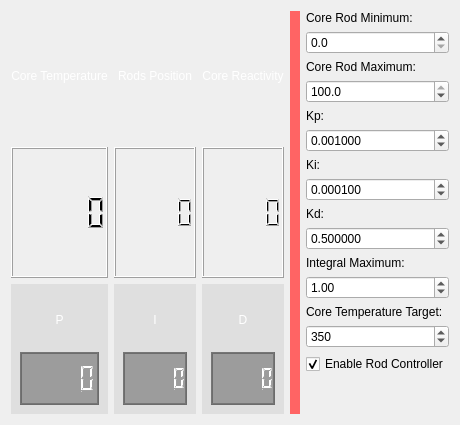
      <widget class="QWidget" name="tabCoreTemp">
       <attribute name="title">
        <string>Core Temperature</string>
       </attribute>
       <layout class="QHBoxLayout" name="horizontalLayout_6">
        <item>
         <layout class="QVBoxLayout" name="verticalLayout_24">
          <item>
           <widget class="QLabel" name="label_41">
            <property name="styleSheet">
             <string notr="true">font: 20pt &quot;Source Code Pro&quot;;
color: white;</string>
            </property>
            <property name="text">
             <string>Core Temperature</string>
            </property>
            <property name="alignment">
             <set>Qt::AlignmentFlag::AlignCenter</set>
            </property>
           </widget>
          </item>
          <item>
           <widget class="QLCDNumber" name="lcdCoreTemp">
            <property name="sizePolicy">
             <sizepolicy hsizetype="Expanding" vsizetype="Minimum">
              <horstretch>0</horstretch>
              <verstretch>0</verstretch>
             </sizepolicy>
            </property>
           </widget>
          </item>
          <item>
           <widget class="QWidget" name="widget_P_Temp" native="true">
            <property name="styleSheet">
             <string notr="true">#widget_P_Temp{
	background: rgba(200,200,200,100);
}</string>
            </property>
            <layout class="QVBoxLayout" name="verticalLayout_42">
             <item>
              <widget class="QLabel" name="label_58">
               <property name="styleSheet">
                <string notr="true">font: 700 20pt &quot;Source Code Pro&quot;;
color: white;</string>
               </property>
               <property name="text">
                <string>P</string>
               </property>
               <property name="alignment">
                <set>Qt::AlignmentFlag::AlignCenter</set>
               </property>
              </widget>
             </item>
             <item>
              <widget class="QLCDNumber" name="lcdPID_TempP">
               <property name="styleSheet">
                <string notr="true">QLCDNumber{
	background: rgba(50, 50, 50, 100);
	font: 15pt &quot;Source Code Pro&quot;;
	color: white;
}</string>
               </property>
              </widget>
             </item>
            </layout>
           </widget>
          </item>
         </layout>
        </item>
        <item>
         <layout class="QVBoxLayout" name="verticalLayout_22">
          <item>
           <widget class="QLabel" name="label_39">
            <property name="styleSheet">
             <string notr="true">font: 20pt &quot;Source Code Pro&quot;;
color: white;</string>
            </property>
            <property name="text">
             <string>Rods Position</string>
            </property>
            <property name="alignment">
             <set>Qt::AlignmentFlag::AlignCenter</set>
            </property>
           </widget>
          </item>
          <item>
           <widget class="QLCDNumber" name="lcdRodPosition">
            <property name="sizePolicy">
             <sizepolicy hsizetype="Expanding" vsizetype="Minimum">
              <horstretch>0</horstretch>
              <verstretch>0</verstretch>
             </sizepolicy>
            </property>
           </widget>
          </item>
          <item>
           <widget class="QWidget" name="widget_I_Temp" native="true">
            <property name="styleSheet">
             <string notr="true">#widget_I_Temp{
	background: rgba(200,200,200,100);
}</string>
            </property>
            <layout class="QVBoxLayout" name="verticalLayout_39">
             <item>
              <widget class="QLabel" name="label_59">
               <property name="styleSheet">
                <string notr="true">font: 700 20pt &quot;Source Code Pro&quot;;
color: white;</string>
               </property>
               <property name="text">
                <string>I</string>
               </property>
               <property name="alignment">
                <set>Qt::AlignmentFlag::AlignCenter</set>
               </property>
              </widget>
             </item>
             <item>
              <widget class="QLCDNumber" name="lcdPID_TempI">
               <property name="styleSheet">
                <string notr="true">QLCDNumber{
	background: rgba(50, 50, 50, 100);
	font: 15pt &quot;Source Code Pro&quot;;
	color: white;
}</string>
               </property>
              </widget>
             </item>
            </layout>
           </widget>
          </item>
         </layout>
        </item>
        <item>
         <layout class="QVBoxLayout" name="verticalLayout_23">
          <item>
           <widget class="QLabel" name="label_40">
            <property name="styleSheet">
             <string notr="true">font: 20pt &quot;Source Code Pro&quot;;
color: white;</string>
            </property>
            <property name="text">
             <string>Core Reactivity</string>
            </property>
            <property name="alignment">
             <set>Qt::AlignmentFlag::AlignCenter</set>
            </property>
           </widget>
          </item>
          <item>
           <widget class="QLCDNumber" name="lcdReactivity">
            <property name="sizePolicy">
             <sizepolicy hsizetype="Expanding" vsizetype="Minimum">
              <horstretch>0</horstretch>
              <verstretch>0</verstretch>
             </sizepolicy>
            </property>
           </widget>
          </item>
          <item>
           <widget class="QWidget" name="widget_D_Temp" native="true">
            <property name="styleSheet">
             <string notr="true">#widget_D_Temp{
	background: rgba(200,200,200,100);
}</string>
            </property>
            <layout class="QVBoxLayout" name="verticalLayout_40">
             <item>
              <widget class="QLabel" name="label_60">
               <property name="styleSheet">
                <string notr="true">font: 700 20pt &quot;Source Code Pro&quot;;
color: white;</string>
               </property>
               <property name="text">
                <string>D</string>
               </property>
               <property name="alignment">
                <set>Qt::AlignmentFlag::AlignCenter</set>
               </property>
              </widget>
             </item>
             <item>
              <widget class="QLCDNumber" name="lcdPID_TempD">
               <property name="styleSheet">
                <string notr="true">QLCDNumber{
	background: rgba(50, 50, 50, 100);
	font: 15pt &quot;Source Code Pro&quot;;
	color: white;
}</string>
               </property>
              </widget>
             </item>
            </layout>
           </widget>
          </item>
         </layout>
        </item>
        <item>
         <layout class="QVBoxLayout" name="verticalLayout_25">
          <item>
           <layout class="QHBoxLayout" name="horizontalLayout_7">
            <item>
             <widget class="QWidget" name="widgetStatusCoreTemp" native="true">
              <property name="minimumSize">
               <size>
                <width>10</width>
                <height>0</height>
               </size>
              </property>
              <property name="maximumSize">
               <size>
                <width>16777215</width>
                <height>16777215</height>
               </size>
              </property>
              <property name="styleSheet">
               <string notr="true">background-color: rgb(255, 100, 100);</string>
              </property>
             </widget>
            </item>
           </layout>
          </item>
         </layout>
        </item>
        <item>
         <layout class="QVBoxLayout" name="verticalLayout_21">
          <item>
           <widget class="QLabel" name="label_31">
            <property name="text">
             <string>Core Rod Minimum:</string>
            </property>
           </widget>
          </item>
          <item>
           <widget class="QDoubleSpinBox" name="spinRodMin">
            <property name="decimals">
             <number>1</number>
            </property>
            <property name="maximum">
             <double>100.000000000000000</double>
            </property>
           </widget>
          </item>
          <item>
           <widget class="QLabel" name="label_38">
            <property name="text">
             <string>Core Rod Maximum:</string>
            </property>
           </widget>
          </item>
          <item>
           <widget class="QDoubleSpinBox" name="spinRodMax">
            <property name="decimals">
             <number>1</number>
            </property>
            <property name="value">
             <double>100.000000000000000</double>
            </property>
           </widget>
          </item>
          <item>
           <widget class="QLabel" name="label_28">
            <property name="text">
             <string>Kp:</string>
            </property>
           </widget>
          </item>
          <item>
           <widget class="QDoubleSpinBox" name="spinRodKp">
            <property name="decimals">
             <number>6</number>
            </property>
            <property name="minimum">
             <double>-10.000000000000000</double>
            </property>
            <property name="maximum">
             <double>10.000000000000000</double>
            </property>
            <property name="value">
             <double>0.001000000000000</double>
            </property>
           </widget>
          </item>
          <item>
           <widget class="QLabel" name="label_29">
            <property name="text">
             <string>Ki:</string>
            </property>
           </widget>
          </item>
          <item>
           <widget class="QDoubleSpinBox" name="spinRodKi">
            <property name="decimals">
             <number>6</number>
            </property>
            <property name="minimum">
             <double>-10.000000000000000</double>
            </property>
            <property name="maximum">
             <double>10.000000000000000</double>
            </property>
            <property name="value">
             <double>0.000100000000000</double>
            </property>
           </widget>
          </item>
          <item>
           <widget class="QLabel" name="label_30">
            <property name="text">
             <string>Kd:</string>
            </property>
           </widget>
          </item>
          <item>
           <widget class="QDoubleSpinBox" name="spinRodKd">
            <property name="decimals">
             <number>6</number>
            </property>
            <property name="minimum">
             <double>-100.000000000000000</double>
            </property>
            <property name="maximum">
             <double>100.000000000000000</double>
            </property>
            <property name="value">
             <double>0.500000000000000</double>
            </property>
           </widget>
          </item>
          <item>
           <widget class="QLabel" name="label_35">
            <property name="text">
             <string>Integral Maximum:</string>
            </property>
           </widget>
          </item>
          <item>
           <widget class="QDoubleSpinBox" name="spinIntegralMaximumRods">
            <property name="value">
             <double>1.000000000000000</double>
            </property>
           </widget>
          </item>
          <item>
           <widget class="QLabel" name="label_32">
            <property name="text">
             <string>Core Temperature Target:</string>
            </property>
           </widget>
          </item>
          <item>
           <widget class="QSpinBox" name="spinTemperatureTarget">
            <property name="minimum">
             <number>20</number>
            </property>
            <property name="maximum">
             <number>500</number>
            </property>
            <property name="value">
             <number>350</number>
            </property>
           </widget>
          </item>
          <item>
           <widget class="QCheckBox" name="checkEnableRodControl">
            <property name="text">
             <string>Enable Rod Controller</string>
            </property>
            <property name="checked">
             <bool>true</bool>
            </property>
           </widget>
          </item>
          <item>
           <spacer name="verticalSpacer_7">
            <property name="orientation">
             <enum>Qt::Orientation::Vertical</enum>
            </property>
            <property name="sizeHint" stdset="0">
             <size>
              <width>20</width>
              <height>40</height>
             </size>
            </property>
           </spacer>
          </item>
         </layout>
        </item>
       </layout>
      </widget>
